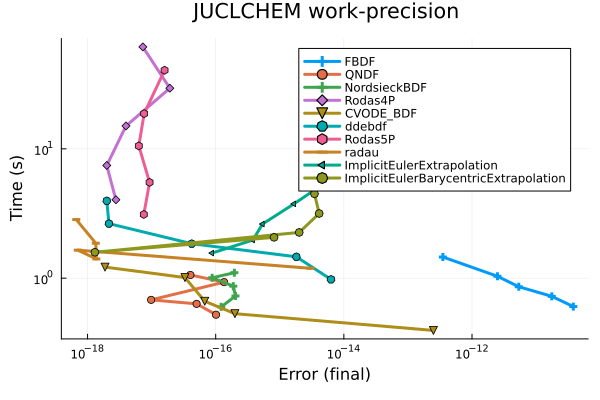

Reproduce this figure in Julia.
using DiffEqDevTools
using JUCLCHEM:
    create_reaction_system,
    create_odeproblem,
    create_initial_conditions,
    read_species_file,
    read_reaction_file,
    PhysicsState
using Catalyst
using OrdinaryDiffEq: Rodas5P
using OrdinaryDiffEqBDF: QNDF, FBDF, NordsieckBDF
using OrdinaryDiffEqRosenbrock: Rodas4, Rodas4P
using Sundials: CVODE_BDF
using ODEInterfaceDiffEq: radau, rodas, ddebdf
using LSODA: lsoda
using OrdinaryDiffEqExtrapolation:
    ImplicitEulerExtrapolation,
    ImplicitEulerBarycentricExtrapolation
using Plots

network_path = joinpath((@__DIR__), "..", "test", "network")
reaction_infos = read_reaction_file(joinpath(network_path, "reactions.csv"))
species_infos = read_species_file(joinpath(network_path, "species.csv"))
system = create_reaction_system(species_infos, reaction_infos)

u0 = create_initial_conditions(Catalyst.species(system))
physics_state = PhysicsState(
    T_gas = 10,
    T_dust = 10,
    A_V = 1,
    n_H = 1.0e4,
    radfield = 1,
    ζ = 1,
)

odeproblem = create_odeproblem(
    system,
    species_infos,
    reaction_infos,
    physics_state,
    u0,
    jac = true,
    sparse = true,
    remove_conserved = true,
)

# Reference ("true") solution computed with a tight tolerance.
test_sol = TestSolution(solve(
    odeproblem,
    radau();
    abstol = 1.0e-25,
    reltol = 1.0e-14,
    maxiters = 10^8,
))
println("Reference solution finished.")

# Tolerance sweeps (abstol and reltol must have the same length)
abstols = 10.0.^(-20:2:-12)
reltols = 10.0.^(-10:1:-6)

setups = [
    Dict(:alg => FBDF()),
    Dict(:alg => QNDF()),
    Dict(:alg => NordsieckBDF()),
    Dict(:alg => Rodas4P()),
    Dict(:alg => CVODE_BDF()),
    Dict(:alg => ddebdf()),
    # # Dict(:alg => Rodas4()),
    Dict(:alg => Rodas5P()),
    # # Dict(:alg => rodas()),
    Dict(:alg => radau()),
    # Dict(:alg => lsoda()),
    Dict(:alg => ImplicitEulerExtrapolation(
        min_order = 5,
        init_order = 3,
        threading = false,
    )),
    Dict(:alg => ImplicitEulerBarycentricExtrapolation(min_order = 5, threading = false)),
]

wp = WorkPrecisionSet(
    odeproblem,
    abstols,
    reltols,
    setups;
    appxsol = test_sol,
    save_everystep = false,
    maxiters = 10^8,
    numruns = 5,
    error_estimate = :final,
)

plt = plot(wp; title = "JUCLCHEM work-precision", legend = :topright)
savefig(plt, joinpath((@__DIR__), "workprecision.png"))
display(plt)
